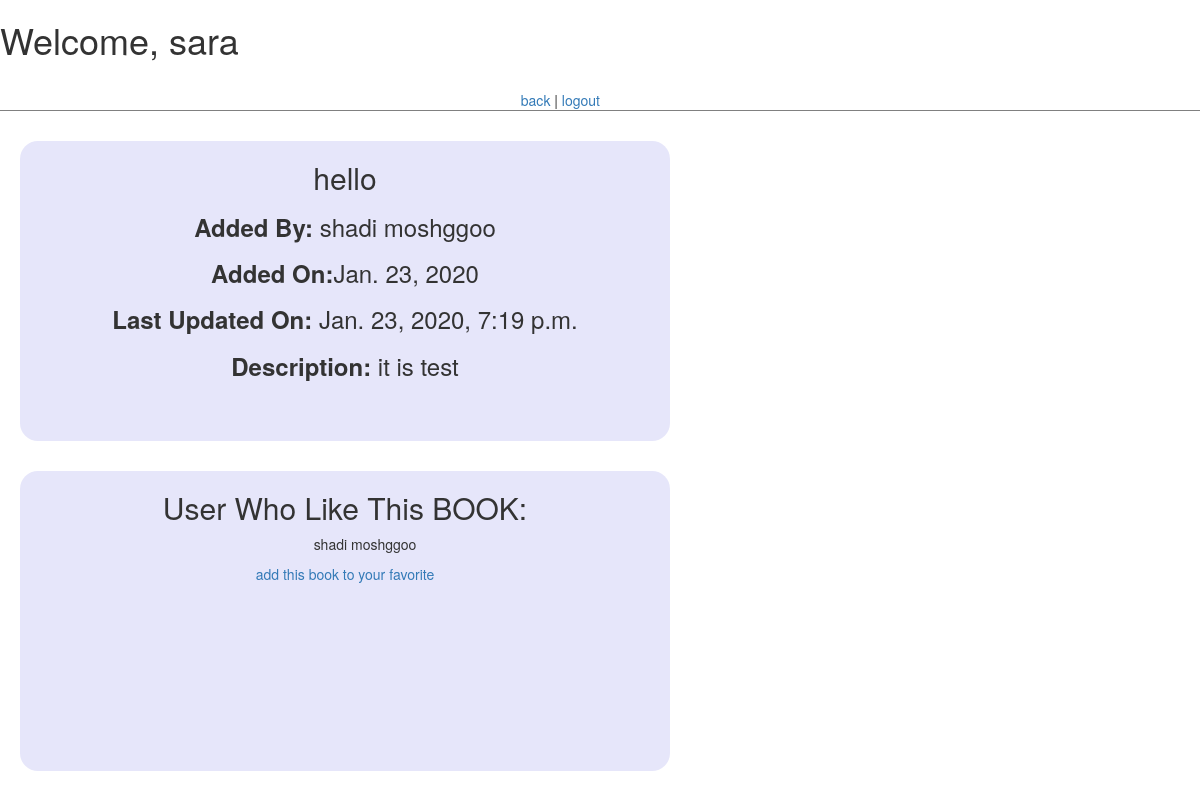
Page /bookshow/7 (signed in) on the committed database.
### newapp/models.py (models this page shows)
class User(models.Model):
  firstname=models.CharField(max_length=255)
  lastname=models.CharField(max_length=255)
  email=models.CharField(max_length=255)
  password=models.CharField(max_length=255)
  created_at = models.DateField(auto_now_add=True)
  updated_at = models.DateTimeField(auto_now=True)
  objects=ManageUser()

class Book(models.Model):
    title=models.CharField(max_length=255)
    desc=models.TextField()
    created_at=models.DateField(auto_now_add=True)
    updated_at=models.DateTimeField(auto_now=True)
    uploaded=models.ForeignKey(User,related_name="Books_uploaded",on_delete=models.CASCADE)
    userslike=models.ManyToManyField(User,related_name="Books")
    objects=ManageBook()

### newapp/views.py (the view)
# urls.py: path('bookshow/<int:id>',views.showbook),
def showbook(request,id):
    context={
        "bookdetail":Book.objects.get(id=id),
        "user":User.objects.get(id=request.session["id"])
    }
    return render(request,"bookdetail.html",context)

### newapp/templates/bookdetail.html (shortened to what this page needs)
<!DOCTYPE html>
<html lang="en">
<head>
    <link rel="stylesheet" href="https://maxcdn.bootstrapcdn.com/bootstrap/3.4.1/css/bootstrap.min.css">
</head>
<body>
        <div class="head">
                <div class="results">
               <h1>Welcome, {{user.firstname}}</h1>
                </div>
            <div class="results" id="logout"><a class="booktitle" href="/book">back</a> | <a class="booktitle" href="/logout">logout</a></div>
        </div>
            {%if user.id == bookdetail.uploaded.id%}
            <div class='main'>
                {% if messages %}
                <ul class="messages">
                {% for message in messages %}
                <li {% if message.tags %} class="{{ message.tags }}"{% endif %}>{{ message }}</li>
                {% endfor %}
                </ul>
                {% endif %}
                <form action="/update/{{bookdetail.id}}" method="post" class="form">
                    {%csrf_token%}
                    <h2>  <input type="text" name="title" id="title" value='{{bookdetail.title}}'></h2>
                    <h4> <b>Added By:</b> {{bookdetail.uploaded.firstname}} {{bookdetail.uploaded.lastname}}</h4>
                    <h4> <b>Added On:</b>{{bookdetail.created_at}}</h4>
                    <h4><b>Last Updated On: </b>{{bookdetail.updated_at}}</h4>
                    <p>  <b>Description: </b></p>
                    <p>   <textarea name="desc" id="" cols="80" rows="10">  {{bookdetail.desc}}</textarea></p>
                    <button type="submit" class="btn btn-primary ">Edit</button>
                     <button  class="btn btn-primary "type="submit"><a href="/delete/{{bookdetail.id}}"> Delete</a> </button>
                </form>
             </div>
            {%else%}
             <div class="main">
                <h2>{{bookdetail.title}}</h2>
                 <h3><b>Added By:</b> {{bookdetail.uploaded.firstname}} {{bookdetail.uploaded.lastname}}</h3>
                 <h3> <b>Added On:</b>{{bookdetail.created_at}}</h3>
                 <h3><b>Last Updated On: </b>{{bookdetail.updated_at}}</h3>
                 <h3><b>Description: </b>{{bookdetail.desc}}</h3>
            </div>
        {%endif%}
            <div class="main">
                {%if  bookdetail.userslike%}
                 <h2>User Who Like This BOOK:</h2>
                 {% for detail in bookdetail.userslike.all%}
                 <ul><li>{{detail.firstname}} {{detail.lastname}}</li></ul>
                   {%endfor%}
               {%endif%}
               {%if user in bookdetail.userslike.all%}
                  <h3> is your favorite now</h3>
                  <a href="/removefavorite/{{bookdetail.id}}">it is not your favorite anymore</a>
                {%else%}
                 <a href="/addfavorite/{{bookdetail.id}}">add this book to your favorite</a>
                {%endif%}
        </div>
</body>
</html>

### newapp/templates/bookdetail.html (style rules this page uses)
.results { display:inline-block; width: 600px; vertical-align: top; }
#logout { text-align: right; padding-top:20px; }
.head { border-bottom:1px solid grey; }
.main { vertical-align: top; display: inline-block; width: 650px; text-align: center; min-height: 300px; margin-left:20px; margin-top:30px; background-color: lavender; border-radius: 18px; }
ul { list-style-type: none; }

### rows in the picture
User: firstname "sara"
Book: title "hello", uploaded.firstname "shadi", uploaded.lastname "moshggoo", created_at "Jan. 23, 2020", updated_at "Jan. 23, 2020, 7:19 p.m.", desc "it is test"
User: firstname "shadi", lastname "moshggoo"
